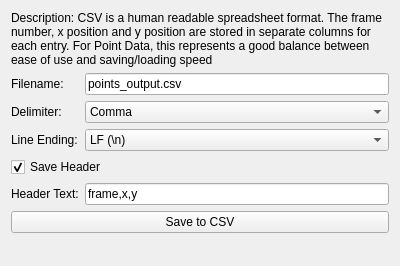
<?xml version="1.0" encoding="UTF-8"?>
<ui version="4.0">
 <class>CSVPointSaver_Widget</class>
 <widget class="QWidget" name="CSVPointSaver_Widget">
  <property name="geometry">
   <rect>
    <x>0</x>
    <y>0</y>
    <width>400</width>
    <height>266</height>
   </rect>
  </property>
  <property name="windowTitle">
   <string>Form</string>
  </property>
  <layout class="QVBoxLayout" name="verticalLayout">
   <item>
    <widget class="QLabel" name="label_2">
     <property name="text">
      <string>Description: CSV is a human readable spreadsheet format. The frame number, x position and y position are stored in separate columns for each entry. For Point Data, this represents a good balance between ease of use and saving/loading speed </string>
     </property>
     <property name="wordWrap">
      <bool>true</bool>
     </property>
    </widget>
   </item>
   <item>
    <layout class="QGridLayout" name="gridLayout">
     <item row="0" column="1">
      <widget class="QLineEdit" name="save_filename_edit">
       <property name="text">
        <string>points_output.csv</string>
       </property>
      </widget>
     </item>
     <item row="2" column="1">
      <widget class="QComboBox" name="line_ending_combo">
       <item>
        <property name="text">
         <string>LF (\n)</string>
        </property>
       </item>
       <item>
        <property name="text">
         <string>CRLF (\r\n)</string>
        </property>
       </item>
      </widget>
     </item>
     <item row="0" column="0">
      <widget class="QLabel" name="label_filename">
       <property name="text">
        <string>Filename:</string>
       </property>
      </widget>
     </item>
     <item row="1" column="1">
      <widget class="QComboBox" name="delimiter_saver_combo">
       <item>
        <property name="text">
         <string>Comma</string>
        </property>
       </item>
       <item>
        <property name="text">
         <string>Space</string>
        </property>
       </item>
       <item>
        <property name="text">
         <string>Tab</string>
        </property>
       </item>
      </widget>
     </item>
     <item row="4" column="1">
      <widget class="QLineEdit" name="header_text_edit">
       <property name="text">
        <string>frame,x,y</string>
       </property>
      </widget>
     </item>
     <item row="1" column="0">
      <widget class="QLabel" name="label_delimiter_saver">
       <property name="text">
        <string>Delimiter:</string>
       </property>
      </widget>
     </item>
     <item row="3" column="0" colspan="2">
      <widget class="QCheckBox" name="save_header_checkbox">
       <property name="text">
        <string>Save Header</string>
       </property>
       <property name="checked">
        <bool>true</bool>
       </property>
      </widget>
     </item>
     <item row="2" column="0">
      <widget class="QLabel" name="label_line_ending">
       <property name="text">
        <string>Line Ending:</string>
       </property>
      </widget>
     </item>
     <item row="4" column="0">
      <widget class="QLabel" name="label_header_text">
       <property name="text">
        <string>Header Text:</string>
       </property>
      </widget>
     </item>
    </layout>
   </item>
   <item>
    <widget class="QPushButton" name="save_action_button">
     <property name="text">
      <string>Save to CSV</string>
     </property>
    </widget>
   </item>
   <item>
    <spacer name="verticalSpacer">
     <property name="orientation">
      <enum>Qt::Orientation::Vertical</enum>
     </property>
     <property name="sizeHint" stdset="0">
      <size>
       <width>20</width>
       <height>40</height>
      </size>
     </property>
    </spacer>
   </item>
  </layout>
 </widget>
 <resources/>
 <connections/>
</ui>
